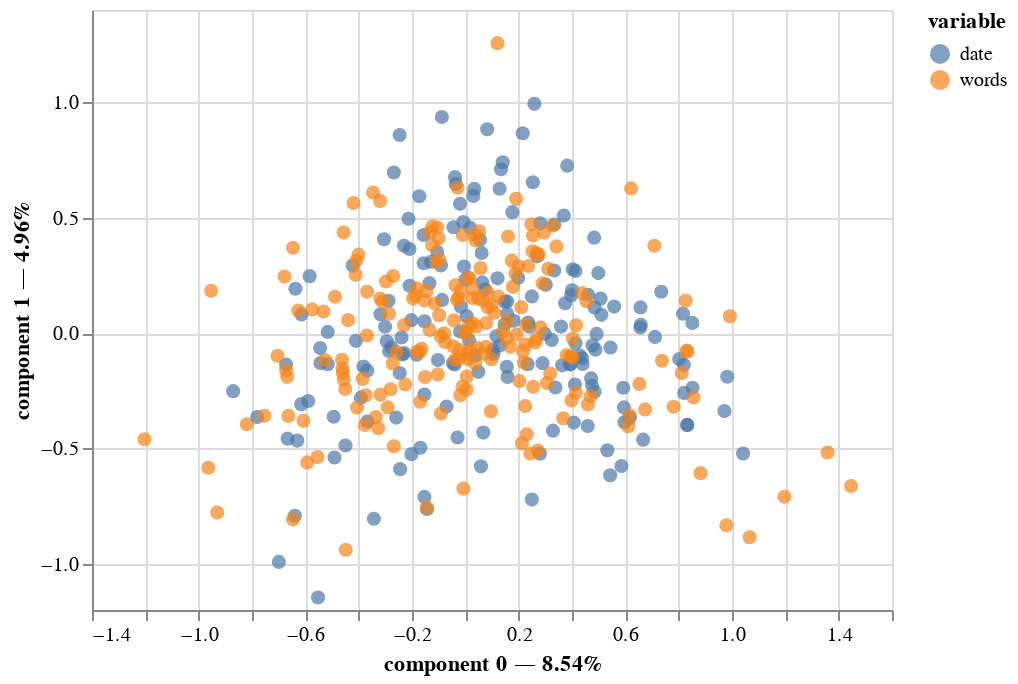

The code cell stored with this chart in its notebook:
### Code cell
ctabshort_both=ctab_both.iloc[:, : 200].copy(deep=True)
cab = prince.CA(n_components=2,
               n_iter=10,
               copy=True,
               check_input=True,
               engine='sklearn',
               random_state=33)
ctabshort_both.columns.rename('words', inplace=True)
ctabshort_both.index.rename('date',inplace=True)
cab = cab.fit(ctabshort_both)
cab.plot(
    ctabshort_both,
    x_component=0,
    y_component=1
)

### Figure 1 — Vega-Lite specification as saved in the notebook (floating-point values rounded to 4 significant figures; data arrays with more than 128 entries replaced by an {"elided": "..."} marker saying what was removed)
{"config": {"view": {"continuousWidth": 400, "continuousHeight": 300}}, "data": {"name": "data-0a44ce39541f19fd0a03d90a16ca41ec"}, "mark": {"type": "circle", "size": 50}, "encoding": {"color": {"field": "variable", "type": "nominal"}, "tooltip": [{"field": "variable", "type": "nominal"}, {"field": "value", "type": "nominal"}, {"field": "component 0", "type": "quantitative"}, {"field": "component 1", "type": "quantitative"}], "x": {"axis": {"title": "component 0 — 8.54%"}, "field": "component 0", "scale": {"zero": false}, "type": "quantitative"}, "y": {"axis": {"title": "component 1 — 4.96%"}, "field": "component 1", "scale": {"zero": false}, "type": "quantitative"}}, "selection": {"selector001": {"type": "interval", "bind": "scales", "encodings": ["x", "y"]}}, "$schema": "https://vega.github.io/schema/vega-lite/v4.17.0.json", "datasets": {"data-0a44ce39541f19fd0a03d90a16ca41ec": {"elided": "383 records"}}}
